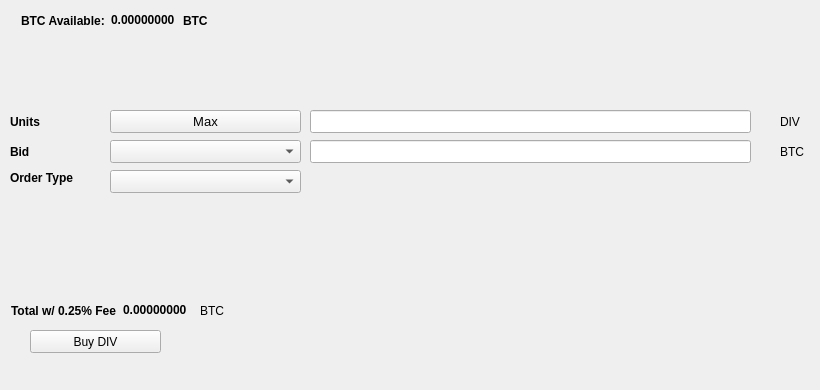
   <widget class="QWidget" name="BuyTab">
    <attribute name="title">
     <string>Buy</string>
    </attribute>
    <widget class="QPushButton" name="BuyDIV">
     <property name="geometry">
      <rect>
       <x>30</x>
       <y>330</y>
       <width>131</width>
       <height>23</height>
      </rect>
     </property>
     <property name="text">
      <string>Buy DIV</string>
     </property>
     <property name="icon">
      <iconset resource="../divi.qrc">
       <normaloff>:/icons/bitcoin</normaloff>:/icons/bitcoin</iconset>
     </property>
    </widget>
    <widget class="QLabel" name="label_3">
     <property name="geometry">
      <rect>
       <x>10</x>
       <y>110</y>
       <width>46</width>
       <height>23</height>
      </rect>
     </property>
     <property name="font">
      <font>
       <weight>75</weight>
       <bold>true</bold>
      </font>
     </property>
     <property name="text">
      <string>Units</string>
     </property>
    </widget>
    <widget class="QLineEdit" name="UnitsInput">
     <property name="geometry">
      <rect>
       <x>310</x>
       <y>110</y>
       <width>441</width>
       <height>23</height>
      </rect>
     </property>
     <property name="font">
      <font>
       <pointsize>9</pointsize>
       <weight>75</weight>
       <bold>true</bold>
      </font>
     </property>
    </widget>
    <widget class="QLineEdit" name="BuyBidPriceEdit">
     <property name="geometry">
      <rect>
       <x>310</x>
       <y>140</y>
       <width>441</width>
       <height>23</height>
      </rect>
     </property>
     <property name="font">
      <font>
       <pointsize>9</pointsize>
       <weight>75</weight>
       <bold>true</bold>
      </font>
     </property>
    </widget>
    <widget class="QLabel" name="label_4">
     <property name="geometry">
      <rect>
       <x>780</x>
       <y>110</y>
       <width>31</width>
       <height>23</height>
      </rect>
     </property>
     <property name="text">
      <string>DIV</string>
     </property>
    </widget>
    <widget class="QLabel" name="label_5">
     <property name="geometry">
      <rect>
       <x>780</x>
       <y>140</y>
       <width>31</width>
       <height>23</height>
      </rect>
     </property>
     <property name="text">
      <string>BTC</string>
     </property>
    </widget>
    <widget class="QLabel" name="label_6">
     <property name="geometry">
      <rect>
       <x>10</x>
       <y>140</y>
       <width>46</width>
       <height>23</height>
      </rect>
     </property>
     <property name="font">
      <font>
       <weight>75</weight>
       <bold>true</bold>
      </font>
     </property>
     <property name="text">
      <string>Bid</string>
     </property>
    </widget>
    <widget class="QLabel" name="label_7">
     <property name="geometry">
      <rect>
       <x>10</x>
       <y>170</y>
       <width>91</width>
       <height>16</height>
      </rect>
     </property>
     <property name="font">
      <font>
       <weight>75</weight>
       <bold>true</bold>
      </font>
     </property>
     <property name="text">
      <string>Order Type</string>
     </property>
    </widget>
    <widget class="QPushButton" name="Buy_Max_Amount">
     <property name="geometry">
      <rect>
       <x>110</x>
       <y>110</y>
       <width>191</width>
       <height>23</height>
      </rect>
     </property>
     <property name="font">
      <font>
       <pointsize>10</pointsize>
      </font>
     </property>
     <property name="text">
      <string>Max</string>
     </property>
    </widget>
    <widget class="QComboBox" name="BuyBidcomboBox">
     <property name="geometry">
      <rect>
       <x>110</x>
       <y>140</y>
       <width>191</width>
       <height>23</height>
      </rect>
     </property>
     <property name="font">
      <font>
       <pointsize>10</pointsize>
      </font>
     </property>
    </widget>
    <widget class="QComboBox" name="buyOrdertypeCombo">
     <property name="geometry">
      <rect>
       <x>110</x>
       <y>170</y>
       <width>191</width>
       <height>23</height>
      </rect>
     </property>
     <property name="font">
      <font>
       <pointsize>10</pointsize>
      </font>
     </property>
    </widget>
    <widget class="QWidget" name="layoutWidget1">
     <property name="geometry">
      <rect>
       <x>21</x>
       <y>11</y>
       <width>227</width>
       <height>19</height>
      </rect>
     </property>
     <layout class="QHBoxLayout" name="horizontalLayout_3">
      <item>
       <widget class="QLabel" name="label232">
        <property name="font">
         <font>
          <weight>75</weight>
          <bold>true</bold>
         </font>
        </property>
        <property name="text">
         <string>BTC Available:</string>
        </property>
       </widget>
      </item>
      <item>
       <widget class="QLabel" name="BtcAvailableLbl">
        <property name="palette">
         <palette>
          <active>
           <colorrole role="WindowText">
            <brush brushstyle="SolidPattern">
             <color alpha="255">
              <red>0</red>
              <green>0</green>
              <blue>0</blue>
             </color>
            </brush>
           </colorrole>
           <colorrole role="Button">
            <brush brushstyle="SolidPattern">
             <color alpha="255">
              <red>0</red>
              <green>170</green>
              <blue>0</blue>
             </color>
            </brush>
           </colorrole>
           <colorrole role="Light">
            <brush brushstyle="SolidPattern">
             <color alpha="255">
              <red>0</red>
              <green>255</green>
              <blue>0</blue>
             </color>
            </brush>
           </colorrole>
           <colorrole role="Midlight">
            <brush brushstyle="SolidPattern">
             <color alpha="255">
              <red>0</red>
              <green>212</green>
              <blue>0</blue>
             </color>
            </brush>
           </colorrole>
           <colorrole role="Dark">
            <brush brushstyle="SolidPattern">
             <color alpha="255">
              <red>0</red>
              <green>85</green>
              <blue>0</blue>
             </color>
            </brush>
           </colorrole>
           <colorrole role="Mid">
            <brush brushstyle="SolidPattern">
             <color alpha="255">
              <red>0</red>
              <green>113</green>
              <blue>0</blue>
             </color>
            </brush>
           </colorrole>
           <colorrole role="Text">
            <brush brushstyle="SolidPattern">
             <color alpha="255">
              <red>0</red>
              <green>170</green>
              <blue>0</blue>
             </color>
            </brush>
           </colorrole>
           <colorrole role="BrightText">
            <brush brushstyle="SolidPattern">
             <color alpha="255">
              <red>255</red>
              <green>255</green>
              <blue>255</blue>
             </color>
            </brush>
           </colorrole>
           <colorrole role="ButtonText">
            <brush brushstyle="SolidPattern">
             <color alpha="255">
              <red>0</red>
              <green>0</green>
              <blue>0</blue>
             </color>
            </brush>
           </colorrole>
           <colorrole role="Base">
            <brush brushstyle="SolidPattern">
             <color alpha="255">
              <red>255</red>
              <green>255</green>
              <blue>255</blue>
             </color>
            </brush>
           </colorrole>
           <colorrole role="Window">
            <brush brushstyle="SolidPattern">
             <color alpha="255">
              <red>0</red>
              <green>170</green>
              <blue>0</blue>
             </color>
            </brush>
           </colorrole>
           <colorrole role="Shadow">
            <brush brushstyle="SolidPattern">
             <color alpha="255">
              <red>0</red>
              <green>0</green>
              <blue>0</blue>
             </color>
            </brush>
           </colorrole>
           <colorrole role="AlternateBase">
            <brush brushstyle="SolidPattern">
             <color alpha="255">
              <red>127</red>
              <green>212</green>
              <blue>127</blue>
             </color>
            </brush>
           </colorrole>
           <colorrole role="ToolTipBase">
            <brush brushstyle="SolidPattern">
             <color alpha="255">
              <red>255</red>
              <green>255</green>
              <blue>220</blue>
             </color>
            </brush>
           </colorrole>
           <colorrole role="ToolTipText">
            <brush brushstyle="SolidPattern">
             <color alpha="255">
              <red>0</red>
              <green>0</green>
              <blue>0</blue>
             </color>
            </brush>
           </colorrole>
          </active>
          <inactive>
           <colorrole role="WindowText">
            <brush brushstyle="SolidPattern">
             <color alpha="255">
              <red>0</red>
              <green>0</green>
              <blue>0</blue>
             </color>
            </brush>
           </colorrole>
           <colorrole role="Button">
            <brush brushstyle="SolidPattern">
             <color alpha="255">
              <red>0</red>
              <green>170</green>
              <blue>0</blue>
             </color>
            </brush>
           </colorrole>
           <colorrole role="Light">
            <brush brushstyle="SolidPattern">
             <color alpha="255">
              <red>0</red>
              <green>255</green>
              <blue>0</blue>
             </color>
            </brush>
           </colorrole>
           <colorrole role="Midlight">
            <brush brushstyle="SolidPattern">
             <color alpha="255">
              <red>0</red>
              <green>212</green>
              <blue>0</blue>
             </color>
            </brush>
           </colorrole>
           <colorrole role="Dark">
            <brush brushstyle="SolidPattern">
             <color alpha="255">
              <red>0</red>
              <green>85</green>
              <blue>0</blue>
             </color>
            </brush>
           </colorrole>
           <colorrole role="Mid">
            <brush brushstyle="SolidPattern">
             <color alpha="255">
              <red>0</red>
              <green>113</green>
              <blue>0</blue>
             </color>
            </brush>
           </colorrole>
           <colorrole role="Text">
            <brush brushstyle="SolidPattern">
             <color alpha="255">
              <red>0</red>
              <green>170</green>
              <blue>0</blue>
             </color>
            </brush>
           </colorrole>
           <colorrole role="BrightText">
            <brush brushstyle="SolidPattern">
             <color alpha="255">
              <red>255</red>
              <green>255</green>
              <blue>255</blue>
             </color>
            </brush>
           </colorrole>
           <colorrole role="ButtonText">
            <brush brushstyle="SolidPattern">
             <color alpha="255">
              <red>0</red>
              <green>0</green>
              <blue>0</blue>
             </color>
            </brush>
           </colorrole>
           <colorrole role="Base">
            <brush brushstyle="SolidPattern">
             <color alpha="255">
              <red>255</red>
              <green>255</green>
              <blue>255</blue>
             </color>
            </brush>
           </colorrole>
           <colorrole role="Window">
            <brush brushstyle="SolidPattern">
             <color alpha="255">
              <red>0</red>
              <green>170</green>
              <blue>0</blue>
             </color>
            </brush>
           </colorrole>
           <colorrole role="Shadow">
            <brush brushstyle="SolidPattern">
             <color alpha="255">
              <red>0</red>
              <green>0</green>
              <blue>0</blue>
             </color>
            </brush>
           </colorrole>
           <colorrole role="AlternateBase">
            <brush brushstyle="SolidPattern">
             <color alpha="255">
              <red>127</red>
              <green>212</green>
              <blue>127</blue>
             </color>
            </brush>
           </colorrole>
           <colorrole role="ToolTipBase">
            <brush brushstyle="SolidPattern">
             <color alpha="255">
              <red>255</red>
              <green>255</green>
              <blue>220</blue>
             </color>
            </brush>
           </colorrole>
           <colorrole role="ToolTipText">
            <brush brushstyle="SolidPattern">
             <color alpha="255">
              <red>0</red>
              <green>0</green>
              <blue>0</blue>
             </color>
            </brush>
           </colorrole>
          </inactive>
          <disabled>
           <colorrole role="WindowText">
            <brush brushstyle="SolidPattern">
             <color alpha="255">
              <red>0</red>
              <green>85</green>
              <blue>0</blue>
             </color>
            </brush>
           </colorrole>
           <colorrole role="Button">
            <brush brushstyle="SolidPattern">
             <color alpha="255">
              <red>0</red>
              <green>170</green>
              <blue>0</blue>
             </color>
            </brush>
           </colorrole>
           <colorrole role="Light">
            <brush brushstyle="SolidPattern">
             <color alpha="255">
              <red>0</red>
              <green>255</green>
              <blue>0</blue>
             </color>
            </brush>
           </colorrole>
           <colorrole role="Midlight">
            <brush brushstyle="SolidPattern">
             <color alpha="255">
              <red>0</red>
              <green>212</green>
              <blue>0</blue>
             </color>
            </brush>
           </colorrole>
           <colorrole role="Dark">
            <brush brushstyle="SolidPattern">
             <color alpha="255">
              <red>0</red>
              <green>85</green>
              <blue>0</blue>
             </color>
            </brush>
           </colorrole>
           <colorrole role="Mid">
            <brush brushstyle="SolidPattern">
             <color alpha="255">
              <red>0</red>
              <green>113</green>
              <blue>0</blue>
             </color>
            </brush>
           </colorrole>
           <colorrole role="Text">
            <brush brushstyle="SolidPattern">
             <color alpha="255">
              <red>0</red>
              <green>85</green>
              <blue>0</blue>
             </color>
            </brush>
           </colorrole>
           <colorrole role="BrightText">
            <brush brushstyle="SolidPattern">
             <color alpha="255">
              <red>255</red>
              <green>255</green>
              <blue>255</blue>
             </color>
            </brush>
           </colorrole>
           <colorrole role="ButtonText">
            <brush brushstyle="SolidPattern">
             <color alpha="255">
              <red>0</red>
              <green>85</green>
              <blue>0</blue>
             </color>
            </brush>
           </colorrole>
           <colorrole role="Base">
            <brush brushstyle="SolidPattern">
             <color alpha="255">
              <red>0</red>
              <green>170</green>
              <blue>0</blue>
             </color>
            </brush>
           </colorrole>
           <colorrole role="Window">
            <brush brushstyle="SolidPattern">
             <color alpha="255">
              <red>0</red>
              <green>170</green>
              <blue>0</blue>
             </color>
            </brush>
           </colorrole>
           <colorrole role="Shadow">
            <brush brushstyle="SolidPattern">
             <color alpha="255">
              <red>0</red>
              <green>0</green>
              <blue>0</blue>
             </color>
            </brush>
           </colorrole>
           <colorrole role="AlternateBase">
            <brush brushstyle="SolidPattern">
             <color alpha="255">
              <red>0</red>
              <green>170</green>
              <blue>0</blue>
             </color>
            </brush>
           </colorrole>
           <colorrole role="ToolTipBase">
            <brush brushstyle="SolidPattern">
             <color alpha="255">
              <red>255</red>
              <green>255</green>
              <blue>220</blue>
             </color>
            </brush>
           </colorrole>
           <colorrole role="ToolTipText">
            <brush brushstyle="SolidPattern">
             <color alpha="255">
              <red>0</red>
              <green>0</green>
              <blue>0</blue>
             </color>
            </brush>
           </colorrole>
          </disabled>
         </palette>
        </property>
        <property name="font">
         <font>
          <weight>75</weight>
          <bold>true</bold>
         </font>
        </property>
        <property name="text">
         <string>0.00000000</string>
        </property>
        <property name="textInteractionFlags">
         <set>Qt::LinksAccessibleByMouse|Qt::TextSelectableByKeyboard|Qt::TextSelectableByMouse</set>
        </property>
       </widget>
      </item>
      <item>
       <widget class="QLabel" name="BtcAvailableLbl_2">
        <property name="font">
         <font>
          <weight>75</weight>
          <bold>true</bold>
         </font>
        </property>
        <property name="text">
         <string>BTC</string>
        </property>
       </widget>
      </item>
     </layout>
    </widget>
    <widget class="QWidget" name="layoutWidge2">
     <property name="geometry">
      <rect>
       <x>11</x>
       <y>301</y>
       <width>259</width>
       <height>19</height>
      </rect>
     </property>
     <layout class="QHBoxLayout" name="horizontalLayout_4">
      <item>
       <widget class="QLabel" name="label_9">
        <property name="font">
         <font>
          <weight>75</weight>
          <bold>true</bold>
         </font>
        </property>
        <property name="text">
         <string>Total w/ 0.25% Fee</string>
        </property>
       </widget>
      </item>
      <item>
       <widget class="QLabel" name="BuyCostLabel">
        <property name="palette">
         <palette>
          <active>
           <colorrole role="WindowText">
            <brush brushstyle="SolidPattern">
             <color alpha="255">
              <red>0</red>
              <green>0</green>
              <blue>0</blue>
             </color>
            </brush>
           </colorrole>
           <colorrole role="Button">
            <brush brushstyle="SolidPattern">
             <color alpha="255">
              <red>0</red>
              <green>170</green>
              <blue>0</blue>
             </color>
            </brush>
           </colorrole>
           <colorrole role="Light">
            <brush brushstyle="SolidPattern">
             <color alpha="255">
              <red>0</red>
              <green>255</green>
              <blue>0</blue>
             </color>
            </brush>
           </colorrole>
           <colorrole role="Midlight">
            <brush brushstyle="SolidPattern">
             <color alpha="255">
              <red>0</red>
              <green>212</green>
              <blue>0</blue>
             </color>
            </brush>
           </colorrole>
           <colorrole role="Dark">
            <brush brushstyle="SolidPattern">
             <color alpha="255">
              <red>0</red>
              <green>85</green>
              <blue>0</blue>
             </color>
            </brush>
           </colorrole>
           <colorrole role="Mid">
            <brush brushstyle="SolidPattern">
             <color alpha="255">
              <red>0</red>
              <green>113</green>
              <blue>0</blue>
             </color>
            </brush>
           </colorrole>
           <colorrole role="Text">
            <brush brushstyle="SolidPattern">
             <color alpha="255">
              <red>0</red>
              <green>170</green>
              <blue>0</blue>
             </color>
            </brush>
           </colorrole>
           <colorrole role="BrightText">
            <brush brushstyle="SolidPattern">
             <color alpha="255">
              <red>255</red>
              <green>255</green>
              <blue>255</blue>
             </color>
            </brush>
           </colorrole>
           <colorrole role="ButtonText">
            <brush brushstyle="SolidPattern">
             <color alpha="255">
              <red>0</red>
              <green>0</green>
              <blue>0</blue>
             </color>
            </brush>
           </colorrole>
           <colorrole role="Base">
            <brush brushstyle="SolidPattern">
             <color alpha="255">
              <red>255</red>
              <green>255</green>
              <blue>255</blue>
             </color>
            </brush>
           </colorrole>
           <colorrole role="Window">
            <brush brushstyle="SolidPattern">
             <color alpha="255">
              <red>0</red>
              <green>170</green>
              <blue>0</blue>
             </color>
            </brush>
           </colorrole>
           <colorrole role="Shadow">
            <brush brushstyle="SolidPattern">
             <color alpha="255">
              <red>0</red>
              <green>0</green>
              <blue>0</blue>
             </color>
            </brush>
           </colorrole>
           <colorrole role="AlternateBase">
            <brush brushstyle="SolidPattern">
             <color alpha="255">
              <red>127</red>
              <green>212</green>
              <blue>127</blue>
             </color>
            </brush>
           </colorrole>
           <colorrole role="ToolTipBase">
            <brush brushstyle="SolidPattern">
             <color alpha="255">
              <red>255</red>
              <green>255</green>
              <blue>220</blue>
             </color>
            </brush>
           </colorrole>
           <colorrole role="ToolTipText">
            <brush brushstyle="SolidPattern">
             <color alpha="255">
              <red>0</red>
              <green>0</green>
              <blue>0</blue>
             </color>
            </brush>
           </colorrole>
          </active>
          <inactive>
           <colorrole role="WindowText">
            <brush brushstyle="SolidPattern">
             <color alpha="255">
              <red>0</red>
              <green>0</green>
              <blue>0</blue>
             </color>
            </brush>
           </colorrole>
           <colorrole role="Button">
            <brush brushstyle="SolidPattern">
             <color alpha="255">
              <red>0</red>
              <green>170</green>
              <blue>0</blue>
             </color>
            </brush>
           </colorrole>
           <colorrole role="Light">
            <brush brushstyle="SolidPattern">
             <color alpha="255">
              <red>0</red>
              <green>255</green>
              <blue>0</blue>
             </color>
            </brush>
           </colorrole>
           <colorrole role="Midlight">
            <brush brushstyle="SolidPattern">
             <color alpha="255">
              <red>0</red>
              <green>212</green>
              <blue>0</blue>
             </color>
            </brush>
           </colorrole>
           <colorrole role="Dark">
            <brush brushstyle="SolidPattern">
             <color alpha="255">
              <red>0</red>
              <green>85</green>
              <blue>0</blue>
             </color>
            </brush>
           </colorrole>
           <colorrole role="Mid">
            <brush brushstyle="SolidPattern">
             <color alpha="255">
              <red>0</red>
              <green>113</green>
              <blue>0</blue>
             </color>
            </brush>
           </colorrole>
           <colorrole role="Text">
            <brush brushstyle="SolidPattern">
             <color alpha="255">
              <red>0</red>
              <green>170</green>
              <blue>0</blue>
             </color>
            </brush>
           </colorrole>
           <colorrole role="BrightText">
            <brush brushstyle="SolidPattern">
             <color alpha="255">
              <red>255</red>
              <green>255</green>
              <blue>255</blue>
             </color>
            </brush>
           </colorrole>
           <colorrole role="ButtonText">
            <brush brushstyle="SolidPattern">
             <color alpha="255">
              <red>0</red>
              <green>0</green>
              <blue>0</blue>
             </color>
            </brush>
           </colorrole>
           <colorrole role="Base">
            <brush brushstyle="SolidPattern">
             <color alpha="255">
              <red>255</red>
              <green>255</green>
              <blue>255</blue>
             </color>
            </brush>
           </colorrole>
           <colorrole role="Window">
            <brush brushstyle="SolidPattern">
             <color alpha="255">
              <red>0</red>
              <green>170</green>
              <blue>0</blue>
             </color>
            </brush>
           </colorrole>
           <colorrole role="Shadow">
            <brush brushstyle="SolidPattern">
             <color alpha="255">
              <red>0</red>
              <green>0</green>
              <blue>0</blue>
             </color>
            </brush>
           </colorrole>
           <colorrole role="AlternateBase">
            <brush brushstyle="SolidPattern">
             <color alpha="255">
              <red>127</red>
              <green>212</green>
              <blue>127</blue>
             </color>
            </brush>
           </colorrole>
           <colorrole role="ToolTipBase">
            <brush brushstyle="SolidPattern">
             <color alpha="255">
              <red>255</red>
              <green>255</green>
              <blue>220</blue>
             </color>
            </brush>
           </colorrole>
           <colorrole role="ToolTipText">
            <brush brushstyle="SolidPattern">
             <color alpha="255">
              <red>0</red>
              <green>0</green>
              <blue>0</blue>
             </color>
            </brush>
           </colorrole>
          </inactive>
          <disabled>
           <colorrole role="WindowText">
            <brush brushstyle="SolidPattern">
             <color alpha="255">
              <red>0</red>
              <green>85</green>
              <blue>0</blue>
             </color>
            </brush>
           </colorrole>
           <colorrole role="Button">
            <brush brushstyle="SolidPattern">
             <color alpha="255">
              <red>0</red>
              <green>170</green>
              <blue>0</blue>
             </color>
            </brush>
           </colorrole>
           <colorrole role="Light">
            <brush brushstyle="SolidPattern">
             <color alpha="255">
              <red>0</red>
              <green>255</green>
              <blue>0</blue>
             </color>
            </brush>
           </colorrole>
           <colorrole role="Midlight">
            <brush brushstyle="SolidPattern">
             <color alpha="255">
              <red>0</red>
              <green>212</green>
              <blue>0</blue>
             </color>
            </brush>
           </colorrole>
           <colorrole role="Dark">
            <brush brushstyle="SolidPattern">
             <color alpha="255">
              <red>0</red>
              <green>85</green>
              <blue>0</blue>
             </color>
            </brush>
           </colorrole>
           <colorrole role="Mid">
            <brush brushstyle="SolidPattern">
             <color alpha="255">
              <red>0</red>
              <green>113</green>
              <blue>0</blue>
             </color>
            </brush>
           </colorrole>
           <colorrole role="Text">
            <brush brushstyle="SolidPattern">
             <color alpha="255">
              <red>0</red>
              <green>85</green>
              <blue>0</blue>
             </color>
            </brush>
           </colorrole>
           <colorrole role="BrightText">
            <brush brushstyle="SolidPattern">
             <color alpha="255">
              <red>255</red>
              <green>255</green>
              <blue>255</blue>
             </color>
            </brush>
           </colorrole>
           <colorrole role="ButtonText">
            <brush brushstyle="SolidPattern">
             <color alpha="255">
              <red>0</red>
              <green>85</green>
              <blue>0</blue>
             </color>
            </brush>
           </colorrole>
           <colorrole role="Base">
            <brush brushstyle="SolidPattern">
             <color alpha="255">
              <red>0</red>
              <green>170</green>
              <blue>0</blue>
             </color>
            </brush>
           </colorrole>
           <colorrole role="Window">
            <brush brushstyle="SolidPattern">
             <color alpha="255">
              <red>0</red>
              <green>170</green>
              <blue>0</blue>
             </color>
            </brush>
           </colorrole>
           <colorrole role="Shadow">
            <brush brushstyle="SolidPattern">
             <color alpha="255">
              <red>0</red>
              <green>0</green>
              <blue>0</blue>
             </color>
            </brush>
           </colorrole>
           <colorrole role="AlternateBase">
            <brush brushstyle="SolidPattern">
             <color alpha="255">
              <red>0</red>
              <green>170</green>
              <blue>0</blue>
             </color>
            </brush>
           </colorrole>
           <colorrole role="ToolTipBase">
            <brush brushstyle="SolidPattern">
             <color alpha="255">
              <red>255</red>
              <green>255</green>
              <blue>220</blue>
             </color>
            </brush>
           </colorrole>
           <colorrole role="ToolTipText">
            <brush brushstyle="SolidPattern">
             <color alpha="255">
              <red>0</red>
              <green>0</green>
              <blue>0</blue>
             </color>
            </brush>
           </colorrole>
          </disabled>
         </palette>
        </property>
        <property name="font">
         <font>
          <weight>75</weight>
          <bold>true</bold>
         </font>
        </property>
        <property name="autoFillBackground">
         <bool>false</bool>
        </property>
        <property name="text">
         <string>0.00000000</string>
        </property>
        <property name="textInteractionFlags">
         <set>Qt::LinksAccessibleByMouse|Qt::TextSelectableByMouse</set>
        </property>
       </widget>
      </item>
      <item>
       <widget class="QLabel" name="label_10">
        <property name="font">
         <font>
          <weight>50</weight>
          <bold>false</bold>
         </font>
        </property>
        <property name="text">
         <string>BTC</string>
        </property>
       </widget>
      </item>
     </layout>
    </widget>
    <widget class="QLabel" name="label_24">
     <property name="geometry">
      <rect>
       <x>460</x>
       <y>300</y>
       <width>281</width>
       <height>81</height>
      </rect>
     </property>
     <property name="text">
      <string/>
     </property>
     <property name="pixmap">
      <pixmap>:/images/bittrex</pixmap>
     </property>
    </widget>
   </widget>
